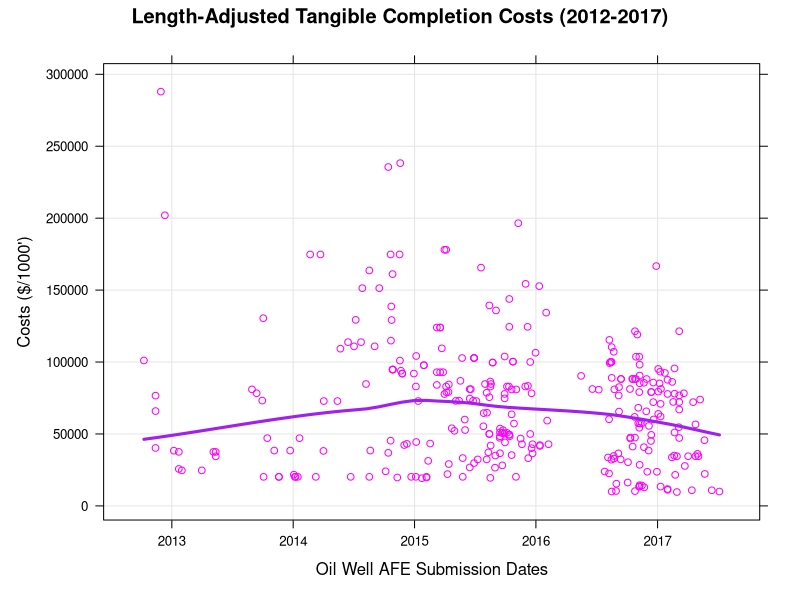

This chart was generated by the following R code:
library(lattice)
Data <- read.csv("afes.csv", header=TRUE)
str(Data)
Data$new <- Data$TangibleCompletion / (Data$Length / 1000)
Data$ProductDates <- as.POSIXct(strptime(Data$ProductDates,"%d-%B-%Y"))
regmodel <- lm(new ~ ProductDates, data=Data)
xyplot(new ~ ProductDates, data = Data[order(Data$ProductDates),],
       xlab = "Oil Well AFE Submission Dates",
       ylab = "Costs ($/1000')",
       main = "Length-Adjusted Tangible Completion Costs (2012-2017)",
       grid = TRUE,
       col = c('magenta'),
       type = c("p", "smooth"), 
       col.line = "purple", 
       lwd = 3
)